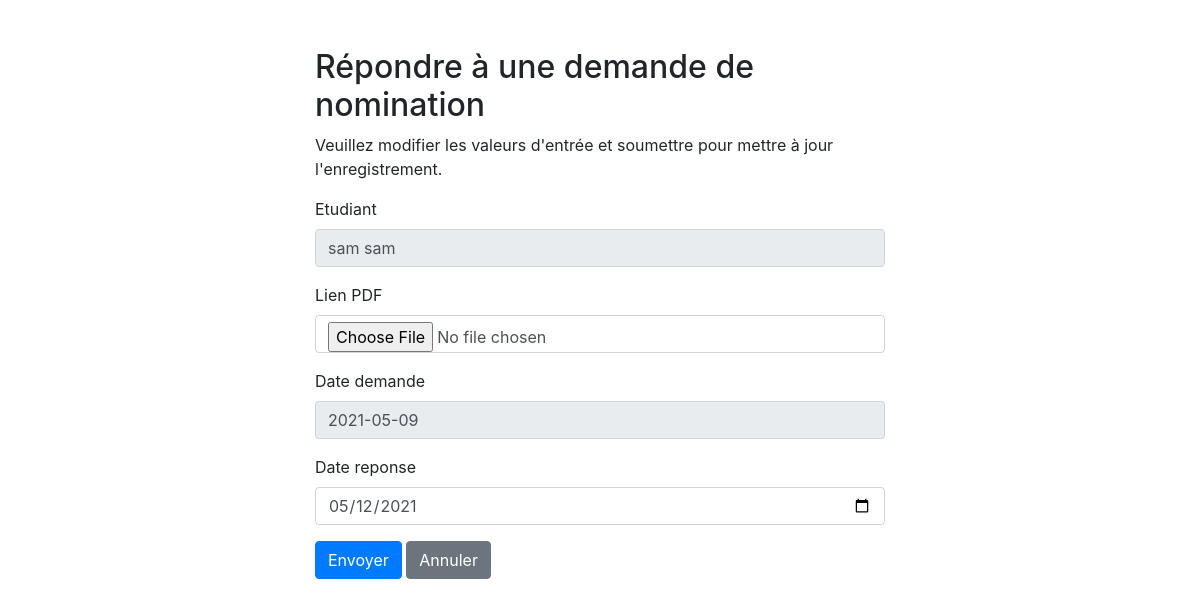
The app's page /demande_nomination-update.php?id=1 with its own data.
### tables this page shows
CREATE TABLE IF NOT EXISTS `demande_nomination` (
  `id` int(11) NOT NULL AUTO_INCREMENT,
  `id_etudiant` int(11) NOT NULL,
  `nom_pdf` varchar(250) NOT NULL,
  `date_demande` varchar(15) NOT NULL,
  `date_reponse` varchar(15) NOT NULL,
  `etat` int(11) NOT NULL,
  PRIMARY KEY (`id`),
  KEY `demande_nomination_ibfk_1` (`id_etudiant`)
);

CREATE TABLE IF NOT EXISTS `utilisateur` (
  `id` int(11) NOT NULL AUTO_INCREMENT,
  `nom` varchar(30) NOT NULL,
  `prenom` varchar(30) NOT NULL,
  `tel` int(30) NOT NULL,
  `email` varchar(50) NOT NULL,
  `adresse` varchar(50) NOT NULL,
  `cin` varchar(10) NOT NULL,
  `login` varchar(30) NOT NULL,
  `pwd` varchar(30) NOT NULL,
  `approuver` int(11) NOT NULL,
  `type` int(11) NOT NULL,
  PRIMARY KEY (`id`),
  UNIQUE KEY `login` (`login`)
);

### function.php (called while the page is built, shortened)
<?php
function getEtudiantName($link, $id)
{
    $nom = '';
    $sql = "SELECT nom,prenom FROM utilisateur WHERE id = $id";
    if ($stmt = mysqli_prepare($link, $sql)) {
        if (mysqli_stmt_execute($stmt)) {
            $result = mysqli_stmt_get_result($stmt);
            if (mysqli_num_rows($result) == 1) {
                $row = mysqli_fetch_array($result, MYSQLI_ASSOC);
                $nom = $row["nom"] . ' ' . $row["prenom"];
            }
        }
    }
    return $nom;
}

### demande_nomination-update.php (the view, shortened to what this page needs)
<?php
require_once "config.php";
require_once "function.php";
$id_etudiant = "";
$date_demande = "";
$date_reponse = "";
$etat = 1;
if (isset($_POST["id"]) && !empty($_POST["id"])) {
    $id = $_POST["id"];
    $date_reponse = trim($_POST["date_reponse"]);
    $folder_path = 'nominations/';
    $filename = basename($_FILES['nom_pdf']['name']);
    $newname = $folder_path . $filename;
    $FileType = pathinfo($newname, PATHINFO_EXTENSION);
    $dsn = "mysql:host=$db_server;dbname=$db_name;charset=utf8mb4";
    $options = [
        PDO::ATTR_EMULATE_PREPARES   => false,
        PDO::ATTR_ERRMODE            => PDO::ERRMODE_EXCEPTION,
        PDO::ATTR_DEFAULT_FETCH_MODE => PDO::FETCH_ASSOC,
    ];
    try {
        $pdo = new PDO($dsn, $db_user, $db_password, $options);
    } catch (Exception $e) {
        error_log($e->getMessage());
        exit('Something weird happened');
    }
    $vars = parse_columns('demande_nomination', $_POST);
    $stmt = $pdo->prepare("UPDATE demande_nomination SET nom_pdf=?,date_reponse=?,etat=? WHERE id=?");
    $FileType = pathinfo($newname, PATHINFO_EXTENSION);
    if ($FileType == "pdf") {
        if (move_uploaded_file($_FILES['nom_pdf']['tmp_name'], $newname)) {
            if (!$stmt->execute([$filename, $date_reponse, $etat, $id])) {
                echo "Something went wrong. Please try again later.";
                header("location: error.php");
            } else {
                $stmt = null;
                header("location: demande_nomination-read.php?id=$id");
            }
        } else {
            echo "<p>Upload Failed.</p>";
        }
    }
    if (!$stmt->execute([$id_etudiant, $nom_pdf, $date_demande, $date_reponse, $etat, $id])) {
        echo "Something went wrong. Please try again later.";
        header("location: error.php");
    } else {
        $stmt = null;
        header("location: demande_nomination-read.php?id=$id");
    }
} else {
    $nom_pdf = "";
    if (isset($_GET["id"]) && !empty($_GET["id"])) {
        $id =  trim($_GET["id"]);
        $sql = "SELECT * FROM demande_nomination WHERE id = ?";
        if ($stmt = mysqli_prepare($link, $sql)) {
            $param_id = $id;
            if (is_int($param_id)) $__vartype = "i";
            elseif (is_string($param_id)) $__vartype = "s";
            elseif (is_numeric($param_id)) $__vartype = "d";
            else $__vartype = "b";
            mysqli_stmt_bind_param($stmt, $__vartype, $param_id);
            if (mysqli_stmt_execute($stmt)) {
                $result = mysqli_stmt_get_result($stmt);
                if (mysqli_num_rows($result) == 1) {
                    $row = mysqli_fetch_array($result, MYSQLI_ASSOC);
                    $id_etudiant = $row["id_etudiant"];
                    $nom_pdf = $row["nom_pdf"];
                    $date_demande = $row["date_demande"];
                    $date_reponse = $row["date_reponse"];
                } else {
                    header("location: error.php");
                    exit();
                }
            } else {
                echo "Oops! Something went wrong. Please try again later.<br>" . $stmt->error;
            }
        }
        $nommm = getEtudiantName($link, $id_etudiant);
    } else {
        header("location: error.php");
        exit();
    }
}
?>
<!DOCTYPE html>
<html lang="en">
<head>
    <link rel="stylesheet" href="https://stackpath.bootstrapcdn.com/bootstrap/4.5.0/css/bootstrap.min.css">
</head>
<body>
    <section class="pt-5">
        <div class="container-fluid">
            <div class="row">
                <div class="col-md-6 mx-auto">
                    <div class="page-header">
                        <h2>Répondre à une demande de nomination</h2>
                    </div>
                    <p>Veuillez modifier les valeurs d'entrée et soumettre pour mettre à jour l'enregistrement.</p>
                    <form enctype="multipart/form-data" action="<?php echo htmlspecialchars(basename($_SERVER['REQUEST_URI'])); ?>" method="post">
                        <div class="form-group">
                            <label>Etudiant</label>
                            <input type="text" disabled name="id_etudiant" class="form-control" value="<?php echo $nommm; ?>">
                        </div>
                        <div class="form-group">
                            <label>Lien PDF</label>
                            <input type="file" name="nom_pdf" maxlength="250" class="form-control" value="<?php echo $nom_pdf; ?>">
                        </div>
                        <div class="form-group">
                            <label>Date demande</label>
                            <input type="text" disabled name="date_demande" class="form-control" value="<?php echo $date_demande; ?>">
                        </div>
                        <div class="form-group">
                            <label>Date reponse</label>
                            <input type="date" name="date_reponse" class="form-control" value="<?php echo $date_reponse; ?>">
                        </div>
                        <input type="submit" class="btn btn-primary" value="Envoyer">
                        <a href="demande_nomination-index.php" class="btn btn-secondary">Annuler</a>
                    </form>
                </div>
            </div>
        </div>
    </section>
</body>
</html>

### records on screen
demande_nomination: id_etudiant "sam sam", date_demande "2021-05-09", date_reponse "05/12/2021"
